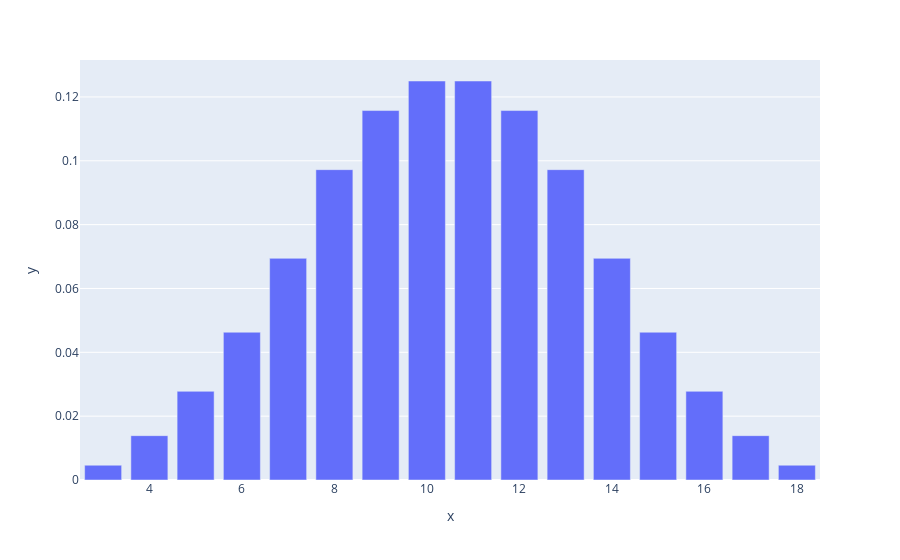

The notebook cell this image was saved under:
### Code cell
Z = scipy.signal.convolve(Y, X)  # 3X.
px.bar(x=range(3, len(Z) + 3), y=Z).show()

### Figure 1 — Plotly figure (JSON) as saved in the notebook; plotly's stock layout.template omitted (floating-point values rounded to 4 significant figures)
{"data": [{"alignmentgroup": "True", "hovertemplate": "x=%{x}<br>y=%{y}<extra></extra>", "legendgroup": "", "marker": {"color": "#636efa", "pattern": {"shape": ""}}, "name": "", "offsetgroup": "", "orientation": "v", "showlegend": false, "textposition": "auto", "type": "bar", "x": [3, 4, 5, 6, 7, 8, 9, 10, 11, 12, 13, 14, 15, 16, 17, 18], "xaxis": "x", "y": [0.00463, 0.01389, 0.02778, 0.0463, 0.06944, 0.09722, 0.1157, 0.125, 0.125, 0.1157, 0.09722, 0.06944, 0.0463, 0.02778, 0.01389, 0.00463], "yaxis": "y"}], "layout": {"barmode": "relative", "legend": {"tracegroupgap": 0}, "margin": {"t": 60}, "xaxis": {"anchor": "y", "domain": [0, 1], "title": {"text": "x"}}, "yaxis": {"anchor": "x", "domain": [0, 1], "title": {"text": "y"}}}}
